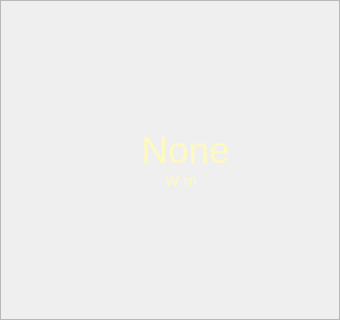
             <widget class="QFrame" name="SunPowerFrame">
              <property name="frameShape">
               <enum>QFrame::StyledPanel</enum>
              </property>
              <property name="frameShadow">
               <enum>QFrame::Raised</enum>
              </property>
              <property name="lineWidth">
               <number>0</number>
              </property>
              <widget class="QLabel" name="label">
               <property name="geometry">
                <rect>
                 <x>40</x>
                 <y>10</y>
                 <width>291</width>
                 <height>301</height>
                </rect>
               </property>
               <property name="text">
                <string/>
               </property>
               <property name="pixmap">
                <pixmap resource="resource/resource.qrc">:/icons/sun_full_png</pixmap>
               </property>
               <property name="scaledContents">
                <bool>true</bool>
               </property>
               <property name="alignment">
                <set>Qt::AlignCenter</set>
               </property>
              </widget>
              <widget class="QWidget" name="verticalLayoutWidget_3">
               <property name="geometry">
                <rect>
                 <x>140</x>
                 <y>130</y>
                 <width>91</width>
                 <height>61</height>
                </rect>
               </property>
               <layout class="QVBoxLayout" name="SunPowerLayout">
                <property name="spacing">
                 <number>0</number>
                </property>
                <item>
                 <widget class="QLabel" name="SunPowerLabel">
                  <property name="sizePolicy">
                   <sizepolicy hsizetype="Preferred" vsizetype="Minimum">
                    <horstretch>0</horstretch>
                    <verstretch>0</verstretch>
                   </sizepolicy>
                  </property>
                  <property name="minimumSize">
                   <size>
                    <width>10</width>
                    <height>2</height>
                   </size>
                  </property>
                  <property name="font">
                   <font>
                    <family>MS Shell Dlg 2</family>
                    <pointsize>28</pointsize>
                    <weight>50</weight>
                    <italic>false</italic>
                    <bold>false</bold>
                   </font>
                  </property>
                  <property name="styleSheet">
                   <string notr="true">color: rgb(254, 249, 193);
background: transparent;
font: 28pt &quot;MS Shell Dlg 2&quot;;</string>
                  </property>
                  <property name="text">
                   <string>None</string>
                  </property>
                  <property name="alignment">
                   <set>Qt::AlignCenter</set>
                  </property>
                  <property name="wordWrap">
                   <bool>true</bool>
                  </property>
                 </widget>
                </item>
                <item>
                 <widget class="QLabel" name="SunPowerUnitsLabel">
                  <property name="sizePolicy">
                   <sizepolicy hsizetype="Preferred" vsizetype="Minimum">
                    <horstretch>0</horstretch>
                    <verstretch>0</verstretch>
                   </sizepolicy>
                  </property>
                  <property name="minimumSize">
                   <size>
                    <width>10</width>
                    <height>2</height>
                   </size>
                  </property>
                  <property name="font">
                   <font>
                    <family>Bahnschrift</family>
                   </font>
                  </property>
                  <property name="styleSheet">
                   <string notr="true">  color: rgb(254, 249, 193);
background: transparent;</string>
                  </property>
                  <property name="text">
                   <string>&lt;html&gt;&lt;head/&gt;&lt;body&gt;&lt;p align=&quot;center&quot;&gt;&lt;span style=&quot; font-size:11pt;&quot;&gt;W m&lt;/span&gt;&lt;span style=&quot; font-size:11pt; vertical-align:super;&quot;&gt;-2&lt;/span&gt;&lt;/p&gt;&lt;/body&gt;&lt;/html&gt;</string>
                  </property>
                  <property name="wordWrap">
                   <bool>true</bool>
                  </property>
                 </widget>
                </item>
               </layout>
              </widget>
             </widget>
